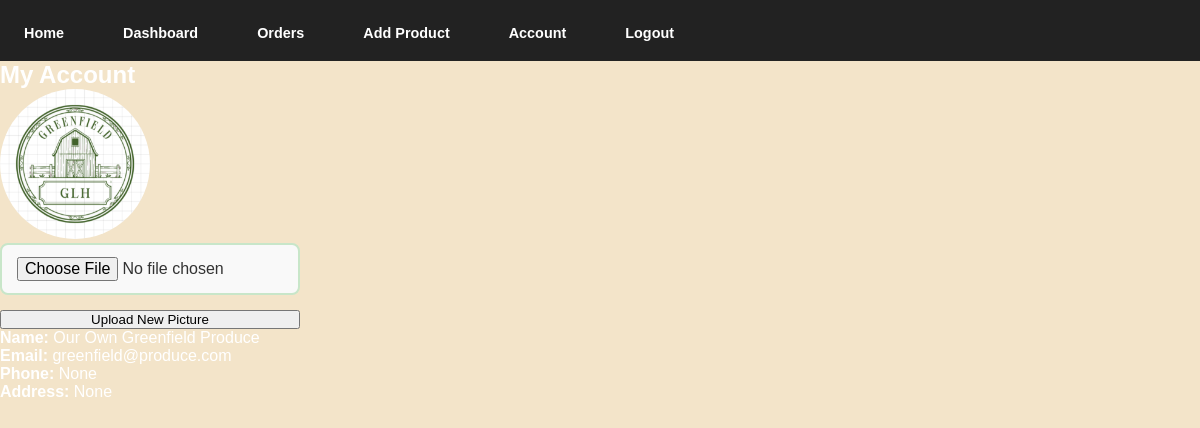
Screenshot of /account (signed in) with the database file from the repository.
### app.py (models this page shows)
class User(db.Model):
    id = db.Column(db.Integer, primary_key=True)
    email = db.Column(db.String(120), unique=True, nullable=False)
    password = db.Column(db.String(200), nullable=False)
    role = db.Column(db.String(20), default="customer")
    name = db.Column(db.String(50))
    phone = db.Column(db.String(50))
    adress = db.Column(db.String(300))
    loyalty_points = db.Column(db.Integer, default=0)
    profile_image = db.Column(db.String(200), default="default.jpg")
    products = db.relationship("Product", backref="producer", lazy=True)
    customer_orders = db.relationship(
        "Order",
        foreign_keys="Order.customer_id",
        backref="customer_user",
        lazy=True
    )
    producer_items = db.relationship(
    "OrderItem",
    foreign_keys="OrderItem.producer_id",
    backref="producer_user",
    lazy=True
)

### app.py (the view)
@app.route("/account")
def account():
    if "user_id" not in session:
        return redirect("/login")
    user = User.query.get(session["user_id"])
    return render_template("account.html", user=user)

### templates/account.html (shortened to what this page needs)
<!DOCTYPE html>
<html lang="en">
<head>
    <link rel="stylesheet" href="{{ url_for('static', filename='css/style.css') }}">
</head>
<body>
{% include "navbar.html" %}
<h2>My Account</h2>
<div class="account-container">
    <div class="profile-section">
        {% if user.profile_image %}
            <img src="{{ url_for('static', filename='images/producers/' + user.profile_image) }}"
                 alt="Profile Picture"
                 width="150" height="150"
                 style="border-radius: 50%; object-fit: cover;">
        {% else %}
            <img src="{{ url_for('static', filename='images/producers/default.jpg') }}"
                 alt="Default Profile Picture"
                 width="150" height="150"
                 style="border-radius: 50%; object-fit: cover;">
        {% endif %}
        {% if user.role == "producer" %}
        <form action="/upload_profile_image" method="POST" enctype="multipart/form-data">
            <input type="file" name="profile_image" accept="image/*">
            <button type="submit">Upload New Picture</button>
        </form>
        {% endif %}
    </div>
    <div class="info-section">
        <p><strong>Name:</strong> {{ user.name }}</p>
        <p><strong>Email:</strong> {{ user.email }}</p>
        <p><strong>Phone:</strong> {{ user.phone }}</p>
        <p><strong>Address:</strong> {{ user.adress }}</p>
    </div>
</div>
</body>
</html>

### static/css/style.css (style rules this page uses)
* { margin: 0; padding: 0; box-sizing: border-box; }
body { font-family: "Quicksand", sans-serif; background: #F3E4C9; color: #fff; }
h1, h2, h3 { font-weight: 600; }
input, select, textarea { background: #111; border: 2px solid #333; padding: 10px 15px; border-radius: 10px; color: #fff; }
form { display: flex; flex-direction: column; width: 300px; }
form input { padding: 12px 15px; border-radius: 8px; border: 2px solid #c8e6c9; margin-bottom: 15px; font-size: 1rem; background: #f9f9f9; color: #333; }

### rows the page displays
User: profile_image (picture), name "Our Own Greenfield Produce", email "greenfield@produce.com", phone "None", adress "None"
